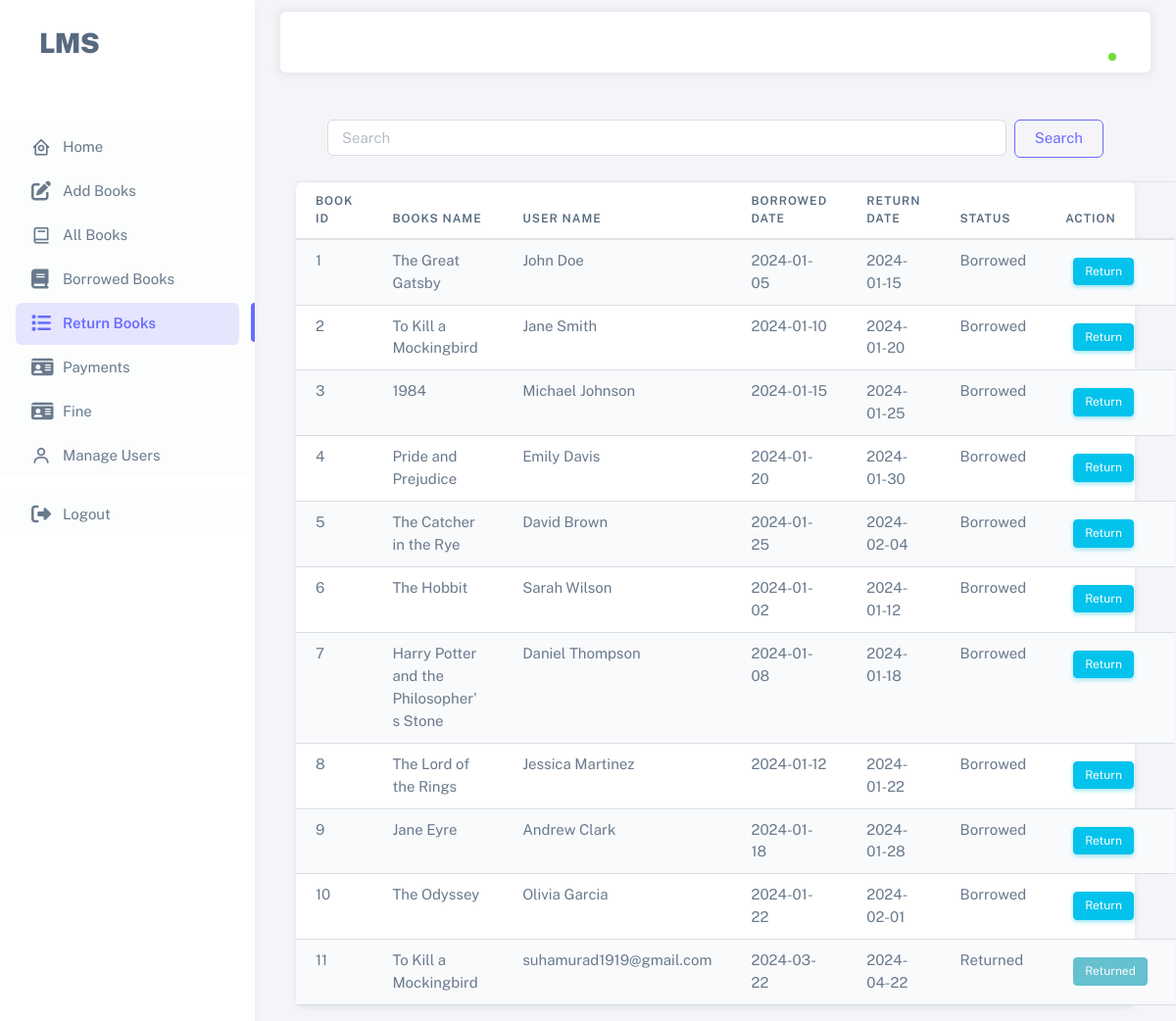
/Views/Admin/return_book.php, run on the app's committed database.
### tables this page shows
CREATE TABLE `borrowed_books` (
  `id` int(150) NOT NULL,
  `book_name` varchar(150) NOT NULL,
  `user_name` varchar(150) NOT NULL,
  `borrowed_date` varchar(150) NOT NULL,
  `return_date` varchar(150) NOT NULL,
  `status` varchar(150) NOT NULL,
  `action` varchar(150) NOT NULL
);

### Views/Admin/return_book.php (the view, shortened to what this page needs)
<?php
    include_once ("../Layouts/header2.php");
    include_once ("../../connection/connect.php");
    $query = "SELECT * FROM borrowed_books";
    $result = mysqli_query($con, $query);
    if (mysqli_num_rows($result) > 0) {
        $users = array();
        while ($row = mysqli_fetch_assoc($result)) {
            $users[] = $row;
        }
    } else {
        $users = array();
    }
?>
<div class="container">
    <form class="d-flex m-5 mb-2" id="searchForm">
        <input id="searchInput" name="searchValue" class="form-control me-2" type="search" placeholder="Search" aria-label="Search">
        <button id="searchButton" class="btn btn-outline-primary" type="submit">Search</button>
    </form>
</div>
    <section class="content m-3">
        <div class="container-fluid">
            <div class="card">
                <div class="card-body p-0">
                    <table class="table table-striped" id="userData">
                        <thead>
                            <tr>
                                <th style="">Book id</th>
                                <th class="">Books NAME</th>
                                <th class="">USER NAME</th>
                                <th class="">BORROWED DATE</th>
                                <th class="">RETURN DATE</th>
                                <th class="">STATUS</th>
                                <th class="">ACTION</th>
                            </tr>
                        </thead>
                        <tbody>
                            <?php foreach ($users as $key => $c) { ?>
                                <tr>
                                    <td><?= ++$key ?></td>
                                    <td><?= $c['book_name'] ?? ""; ?></td>
                                    <td><?= $c['user_name'] ?? ""; ?></td>
                                    <td><?= $c['borrowed_date'] ?? ""; ?></td>
                                    <td><?= $c['return_date'] ?? ""; ?></td>
                                    <td><?= $c['status'] ?? ""; ?></td>
                                    <td>
                                        <?php if ($c['status'] !== 'Returned') { ?>
                                            <button class='btn btn-sm btn-info m-2 edit-book' data-id="<?= $c['id'] ?>">Return</button>
                                        <?php } else { ?>
                                            <button class='btn btn-sm btn-info m-2' disabled>Returned</button>
                                        <?php } ?>
                                    </td>
                                </tr>
                            <?php } ?>
                        </tbody>
                    </table>
                </div>
            </div>
        </div>
    </section>
</div>

### data on the page
borrowed_books: book_name "The Great Gatsby", user_name "John Doe", borrowed_date "2024-01-05", return_date "2024-01-15", status "Borrowed"
borrowed_books: book_name "To Kill a Mockingbird", user_name "Jane Smith", borrowed_date "2024-01-10", return_date "2024-01-20", status "Borrowed"
borrowed_books: book_name "1984", user_name "Michael Johnson", borrowed_date "2024-01-15", return_date "2024-01-25", status "Borrowed"
borrowed_books: book_name "Pride and Prejudice", user_name "Emily Davis", borrowed_date "2024-01-20", return_date "2024-01-30", status "Borrowed"
borrowed_books: book_name "The Catcher in the Rye", user_name "David Brown", borrowed_date "2024-01-25", return_date "2024-02-04", status "Borrowed"
borrowed_books: book_name "The Hobbit", user_name "Sarah Wilson", borrowed_date "2024-01-02", return_date "2024-01-12", status "Borrowed"
borrowed_books: book_name "Harry Potter and the Philosopher's Stone", user_name "Daniel Thompson", borrowed_date "2024-01-08", return_date "2024-01-18", status "Borrowed"
borrowed_books: book_name "The Lord of the Rings", user_name "Jessica Martinez", borrowed_date "2024-01-12", return_date "2024-01-22", status "Borrowed"
borrowed_books: book_name "Jane Eyre", user_name "Andrew Clark", borrowed_date "2024-01-18", return_date "2024-01-28", status "Borrowed"
borrowed_books: book_name "The Odyssey", user_name "Olivia Garcia", borrowed_date "2024-01-22", return_date "2024-02-01", status "Borrowed"
borrowed_books: book_name "To Kill a Mockingbird", user_name "suhamurad1919@gmail.com", borrowed_date "2024-03-22", return_date "2024-04-22", status "Returned"
